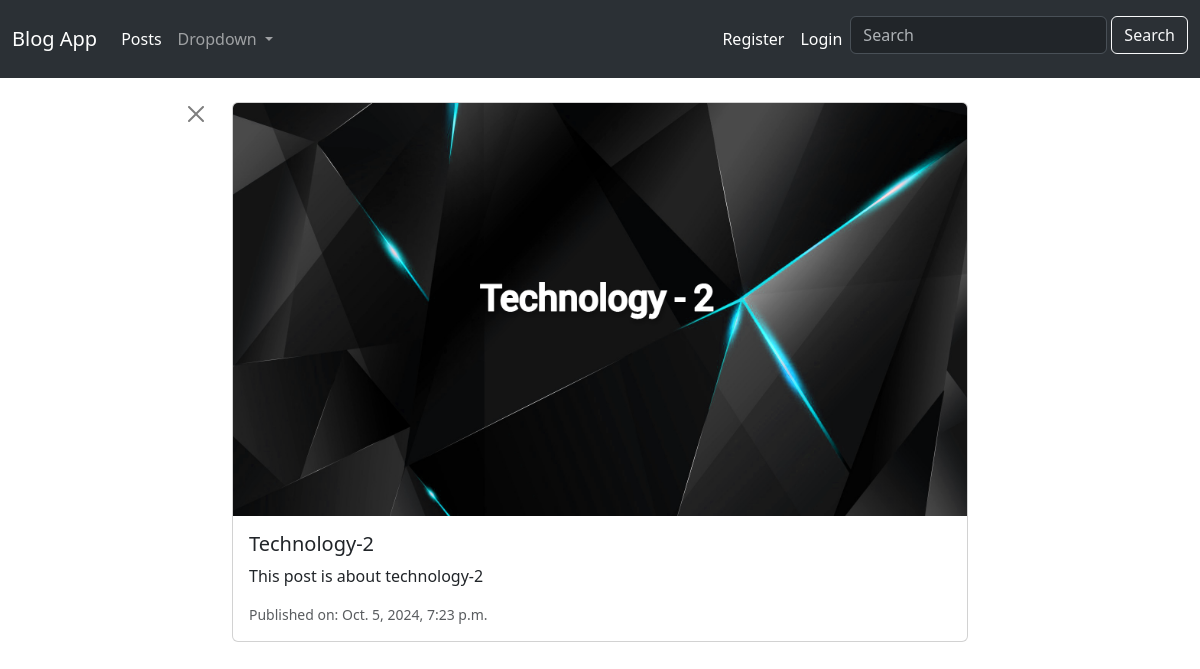
Screenshot of /technology-2 with the database file from the repository.
### blog/models.py (models this page shows, shortened)
class Post(models.Model):
    title = models.CharField(max_length=100)
    subtitle = models.CharField(max_length=50, default="")
    slug = models.SlugField(editable=True, blank=True, null=False, unique=True)#blank formda slug bilgisi girmek zorunda kalmayalım diye
    content = models.TextField()
    author = models.ForeignKey(User, default=1, on_delete=models.CASCADE)
    category = models.ForeignKey(Category, default=1, on_delete=models.CASCADE, related_name="posts")
    published_date = models.DateTimeField(auto_now=True, blank=True, null=True)
    image = models.ImageField(null=True, upload_to='posts/images/')
    is_active = models.BooleanField(default=1)

### blog/views.py (the view)
# urls.py: path('<slug:slug>', views.post_details, name='postdetails'),
def post_details(request, slug):
    post = get_object_or_404(Post, slug=slug)
    return render(request, 'blog/post_details.html', {'post':post})

### blog/templates/blog/post_details.html (shortened to what this page needs)
{% extends 'base.html' %}
{% block content %}
<div class="container mt-4">
    <div class="row">
        <div class="col-2 text-end">
            <button type="button" class="btn-close" aria-label="Close" onclick="history.back()"></button>
        </div>
        <div class="col-8">
            <div class="card mb-1">
                <img src="{{ post.image.url }}" class="card-img-top">
                <div class="card-body">
                    <h5 class="card-title">{{ post.title }}</h5>
                    <p class="card-text">{{ post.content|safe}}</p>
                    <p class="card-text"><small class="text-body-secondary">Published on: {{ post.published_date }}</small></p>
                </div>
            </div>
        </div>
        <div class="col-2"></div>
    </div>
</div>
{% endblock %}

### rows the page displays
Post: image (picture), title "Technology-2", content "This post is about technology-2", published_date "Oct. 5, 2024, 7:23 p.m."
